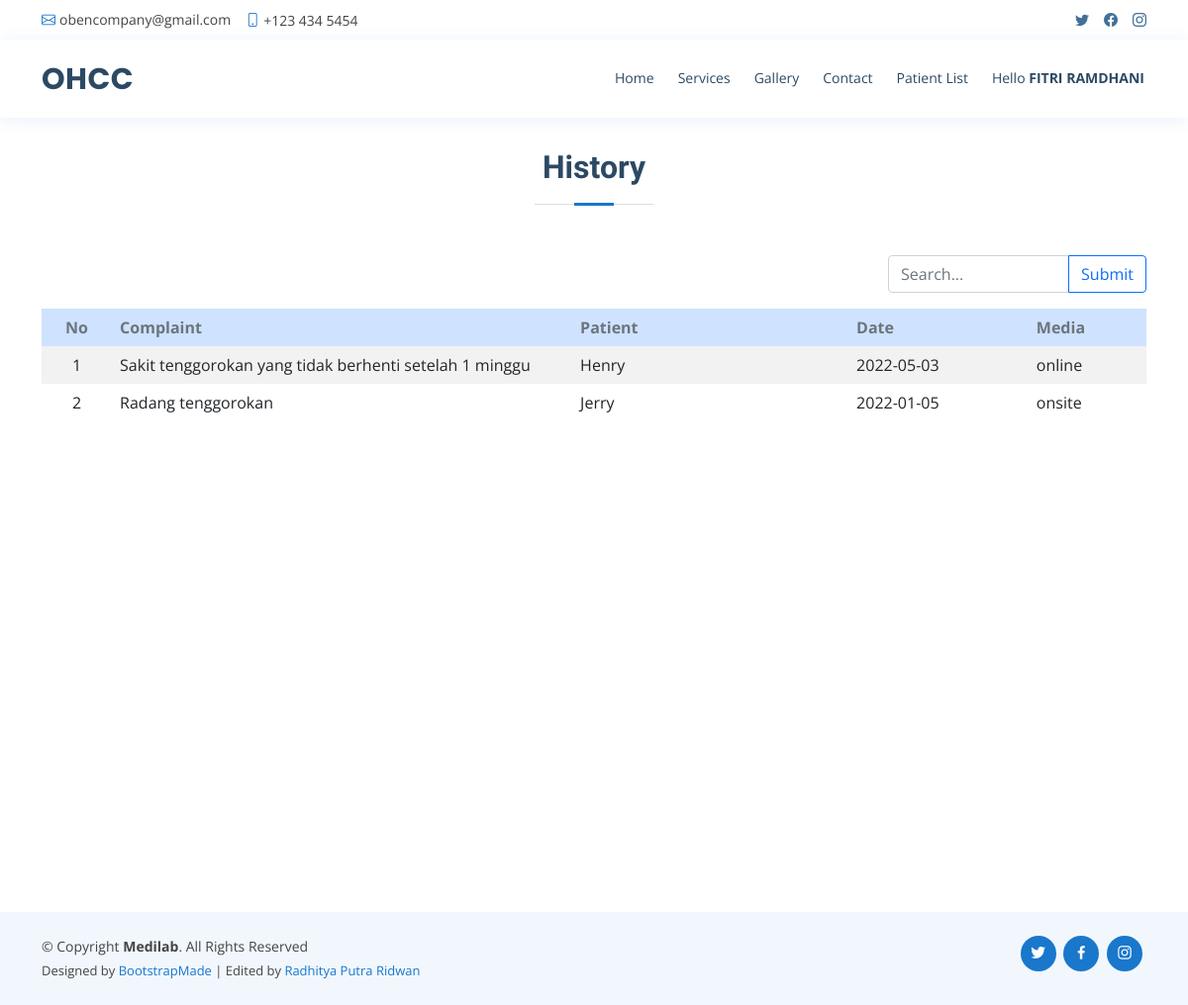
/php/history.php (signed in), run on an earlier commit of the app's database.
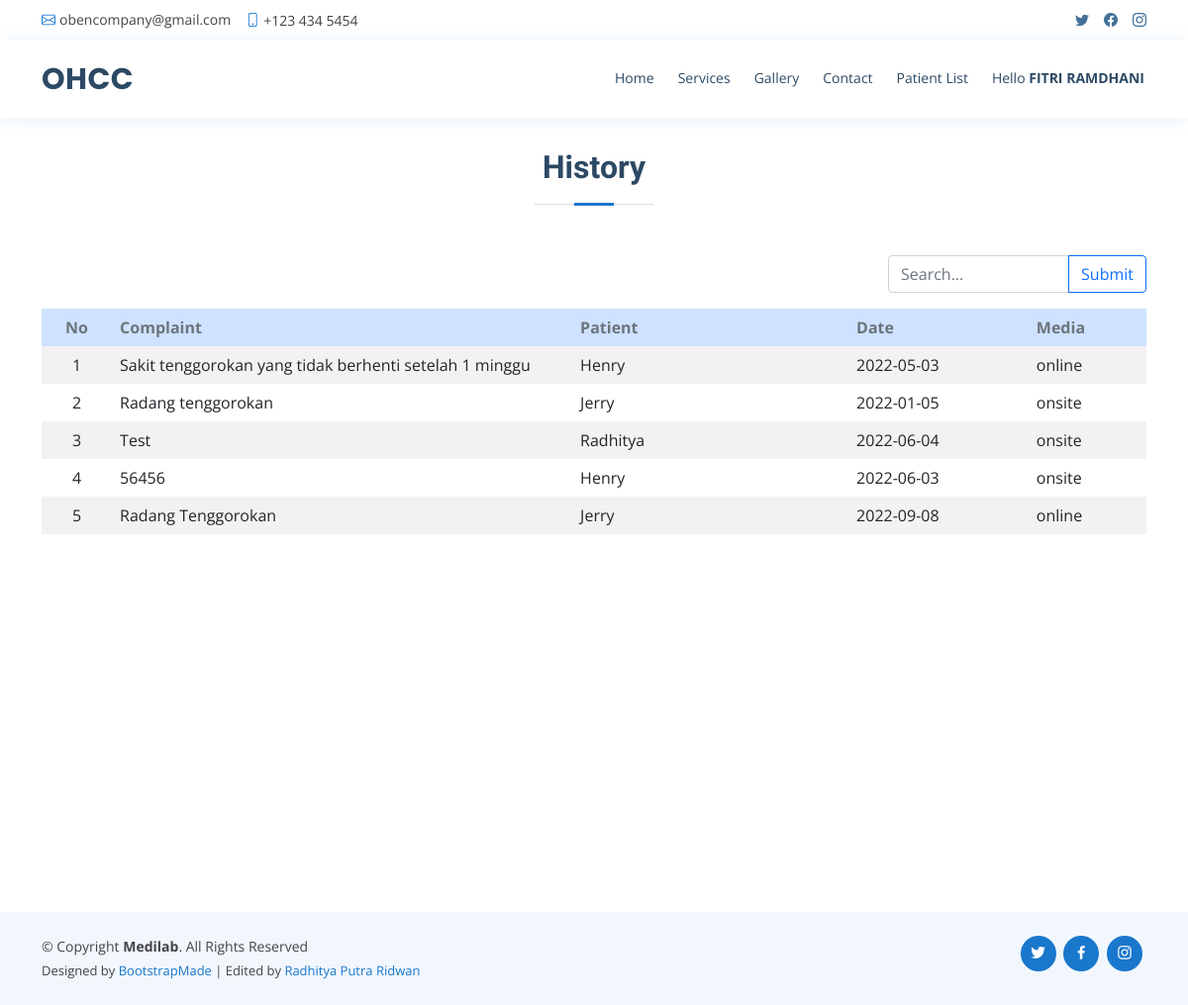
And on a later commit of the database.
### tables this page shows
CREATE TABLE `konsultasi` (
  `id_konsultasi` int(11) NOT NULL,
  `keluhan` text NOT NULL,
  `tgl_konsultasi` date NOT NULL,
  `media_konsultasi` varchar(6) NOT NULL,
  `id_pasien` int(11) NOT NULL,
  `id_dokter` int(11) NOT NULL
);

CREATE TABLE `pasien` (
  `id_pasien` int(11) NOT NULL,
  `nama_pasien` varchar(100) NOT NULL,
  `email_pasien` varchar(100) NOT NULL,
  `password` varchar(255) NOT NULL,
  `telepon_pasien` char(13) NOT NULL,
  `foto_pasien` varchar(255) NOT NULL
);

### db/functions.php (called while the page is built, shortened)
<?php
    function connect() {
        $connect = mysqli_connect('localhost', 'root', '', 'tubes_213040048') or die('FAILED TO CONNECT!!');
        return $connect;
    }
    function query($sql) {
        $connect = connect();
        $result = mysqli_query($connect, $sql) or die(mysqli_error($connect));
        $rows = [];
        while($row = mysqli_fetch_assoc($result)) {
            $rows[] = $row;
        }
        return $rows;
    }

### php/history.php (the view, shortened to what this page needs)
<?php
require '../db/functions.php';
if($_SESSION['status'] === "USER") {
    $history = query("SELECT * FROM konsultasi WHERE id_pasien = $_SESSION[id]");
}
else if($_SESSION['status'] === "DOCTOR") {
    $history = query("SELECT * FROM konsultasi WHERE id_dokter = $_SESSION[id]");
}
$no = 1;
?>
<head>
  <link href="../assets/vendor/fontawesome-free/css/all.min.css" rel="stylesheet">
  <link href="../assets/vendor/animate.css/animate.min.css" rel="stylesheet">
  <link href="../assets/vendor/bootstrap/css/bootstrap.min.css" rel="stylesheet">
  <link href="../assets/vendor/bootstrap-icons/bootstrap-icons.css" rel="stylesheet">
  <link href="../assets/vendor/boxicons/css/boxicons.min.css" rel="stylesheet">
  <link href="../assets/vendor/glightbox/css/glightbox.min.css" rel="stylesheet">
  <link href="../assets/vendor/remixicon/remixicon.css" rel="stylesheet">
  <link href="../assets/vendor/swiper/swiper-bundle.min.css" rel="stylesheet">
  <link href="../assets/css/style.css" rel="stylesheet">
</head>
<body>
    <?php include_once '../separate/topbar.php' ?>
    <?php include_once '../separate/header.php' ?>
  <section id="patient" class="patient">
      <div class="container">
        <div class="section-title">
          <h2>History</h2>
        </div>
        <div class="row">
          <div class="col">
          </div>
          <div class="col-3">
            <form action="" method="POST">
              <div class="input-group mb-3">
                <input type="text" class="form-control" placeholder="Search..." aria-label="Search..." aria-describedby="button-search" name="keyword">
                <button class="btn btn-outline-primary" type="submit" id="button-search" name="submit">Submit</button>
              </div>
            </form>
          </div>
        </div>
        <div class="row">
          <div class="table-responsive-sm table-patient">
            <table class="table table-striped table-borderless">
              <thead class="table-primary text-secondary">
                <th class="text-center">No</th>
                <th>Complaint</th>
                <?php if($_SESSION['status'] === "USER") {?>
                <th>Doctor</th>
                <?php } else if($_SESSION['status'] === "DOCTOR") {?>
                <th>Patient</th>
                <?php } ?>
                <th>Date</th>
                <th>Media</th>
              </thead>
              <tbody>
                <?php
                  foreach($history as $p) :
                  if($_SESSION['status'] === "USER"){
                    $nama = query("SELECT * FROM dokter where id_dokter = $p[id_dokter]")[0]["nama_dokter"];
                  } else if($_SESSION['status'] === "DOCTOR"){
                    $nama = query("SELECT * FROM pasien where id_pasien = $p[id_pasien]")[0]["nama_pasien"];
                  }
                ?>
                  <tr class="align-middle">
                    <td class="text-center"><?= $no++; ?></td>
                    <td class="col-5"><?= $p["keluhan"]; ?></td>
                    <td class="col-3"><?= $nama; ?></td>
                    <td><?= $p["tgl_konsultasi"]; ?></td>
                    <td><?= $p["media_konsultasi"]; ?></td>
                </tr>
              <?php endforeach; ?>
              </tbody>
            </table>
          </div>
        </div>
      </div>
    </section>
    <?php include_once '../separate/footer.php' ?>
</body>

### separate/topbar.php
<div id="topbar" class="d-flex align-items-center fixed-top">
    <div class="container d-flex justify-content-between">
      <div class="contact-info d-flex align-items-center">
        <i class="bi bi-envelope"></i> <a href="#">obencompany@gmail.com</a>
        <i class="bi bi-phone"></i> +123 434 5454
      </div>
      <div class="d-none d-lg-flex social-links align-items-center">
        <a href="https://www.twitter.com" target="_blank" class="twitter"><i class="bi bi-twitter"></i></a>
        <a href="https://www.facebook.com" target="_blank" class="facebook"><i class="bi bi-facebook"></i></a>
        <a href="https://www.instagram.com" target="_blank" class="instagram"><i class="bi bi-instagram"></i></a>
      </div>
    </div>
  </div>

### separate/header.php (shortened to what this page needs)
<header id="header" class="fixed-top">
    <div class="container d-flex align-items-center">
      <h1 class="logo me-auto"><a href="../">OHCC</a></h1>
      <nav id="navbar" class="navbar order-last order-lg-0">
        <ul>
          <li><a class="nav-link scrollto" href="../">Home</a></li>
          <li><a class="nav-link scrollto" href="../#services">Services</a></li>
          <li><a class="nav-link scrollto" href="../#gallery">Gallery</a></li>
          <li><a class="nav-link scrollto" href="../#contact">Contact</a></li>
          <?php if($_SESSION['status'] === "DOCTOR" || $_SESSION['status'] === "ADMIN" || $_SESSION['status'] === "SUPER ADMIN") {?>
          <li><a class="nav-link scrollto" href="patientlist.php">Patient List</a></li>
          <?php } ?>
          <?php if(isset($_SESSION['login'])) {?>
            <li class="dropdown"><a href="#"><span>Hello <b><?= strtoupper($_SESSION['username']); ?></b></span></a>
            </li>
          <?php }?>
        </ul>
      </nav>
    </div>
  </header>

### separate/footer.php
<footer id="footer">
    <div class="container d-md-flex py-4">
      <div class="me-md-auto text-center text-md-start">
        <div class="copyright">
          &copy; Copyright <strong><span>Medilab</span></strong>. All Rights Reserved
        </div>
        <div class="credits">
          Designed by <a href="https://bootstrapmade.com/">BootstrapMade</a>
          |
          Edited by <a href="#">Radhitya Putra Ridwan</a>
        </div>
      </div>
      <div class="social-links text-center text-md-right pt-3 pt-md-0">
        <a href="https://www.twitter.com" class="twitter"><i class="bx bxl-twitter"></i></a>
        <a href="https://www.facebook.com" class="facebook"><i class="bx bxl-facebook"></i></a>
        <a href="https://www.instagram.com" class="instagram"><i class="bx bxl-instagram"></i></a>
      </div>
    </div>
  </footer>

### assets/css/style.css (style rules this page uses)
body { font-family: "Open Sans", sans-serif; color: #444444; }
a { color: #1977cc; text-decoration: none; }
h1, h2, h3, h4, h5, h6 { font-family: "Raleway", sans-serif; }
#topbar { background: #fff; height: 40px; font-size: 14px; transition: all 0.5s; z-index: 996; }
#topbar .contact-info a { line-height: 1; color: #444444; transition: 0.3s; }
#topbar .contact-info i { color: #1977cc; padding-right: 4px; margin-left: 15px; line-height: 0; }
#topbar .contact-info i:first-child { margin-left: 0; }
#topbar .social-links a { color: #437099; padding-left: 15px; display: inline-block; line-height: 1px; transition: 0.3s; }
#topbar .social-links a:first-child { border-left: 0; }
#header { background: #fff; transition: all 0.5s; z-index: 997; padding: 15px 0; top: 40px; box-shadow: 0px 2px 15px rgba(25, 119, 204, 0.1); }
#header .logo { font-size: 30px; margin: 0; padding: 0; line-height: 1; font-weight: 700; letter-spacing: 0.5px; font-family: "Poppins", sans-serif; }
#header .logo a { color: #2c4964; }
.navbar { padding: 0; }
.navbar ul { margin: 0; padding: 0; display: flex; list-style: none; align-items: center; }
.navbar li { position: relative; }
.navbar > ul > li { position: relative; white-space: nowrap; padding: 8px 0 8px 20px; }
.navbar a, .navbar a:focus { display: flex; align-items: center; justify-content: space-between; font-size: 14px; color: #2c4964; white-space: nowrap; transition: 0.3s; border-bottom: 2px solid #fff; padding: 5px 2px; }
section { padding: 60px 0; overflow: hidden; }
.section-title { text-align: center; padding-bottom: 30px; }
.section-title h2 { font-size: 32px; font-weight: bold; margin-bottom: 20px; padding-bottom: 20px; position: relative; color: #2c4964; }
.section-title h2::before { content: ""; position: absolute; display: block; width: 120px; height: 1px; background: #ddd; bottom: 1px; left: calc(50% - 60px); }
.section-title h2::after { content: ""; position: absolute; display: block; width: 40px; height: 3px; background: #1977cc; bottom: 0; left: calc(50% - 20px); }
.patient, .admin, .doctor, .history, .profile { padding-top: 150px; }
#footer { color: #444444; font-size: 14px; background: #f1f7fd; }
#footer .credits { padding-top: 5px; font-size: 13px; color: #444444; }
#footer .social-links a { font-size: 18px; display: inline-block; background: #1977cc; color: #fff; line-height: 1; padding: 8px 0; margin-right: 4px; border-radius: 50%; text-align: center; width: 36px; height: 36px; transition: 0.3s; }
.table-patient, .table-admin, .table-doctor, .table-history { height: 550px; overflow: auto; }

What changed in the data, as far as the page shows it:
added konsultasi: keluhan "Test", id_pasien.nama_pasien "Radhitya", tgl_konsultasi "2022-06-04", media_konsultasi "onsite"
added konsultasi: keluhan "56456", id_pasien.nama_pasien "Henry", tgl_konsultasi "2022-06-03", media_konsultasi "onsite"
added konsultasi: keluhan "Radang Tenggorokan", id_pasien.nama_pasien "Jerry", tgl_konsultasi "2022-09-08", media_konsultasi "online"
